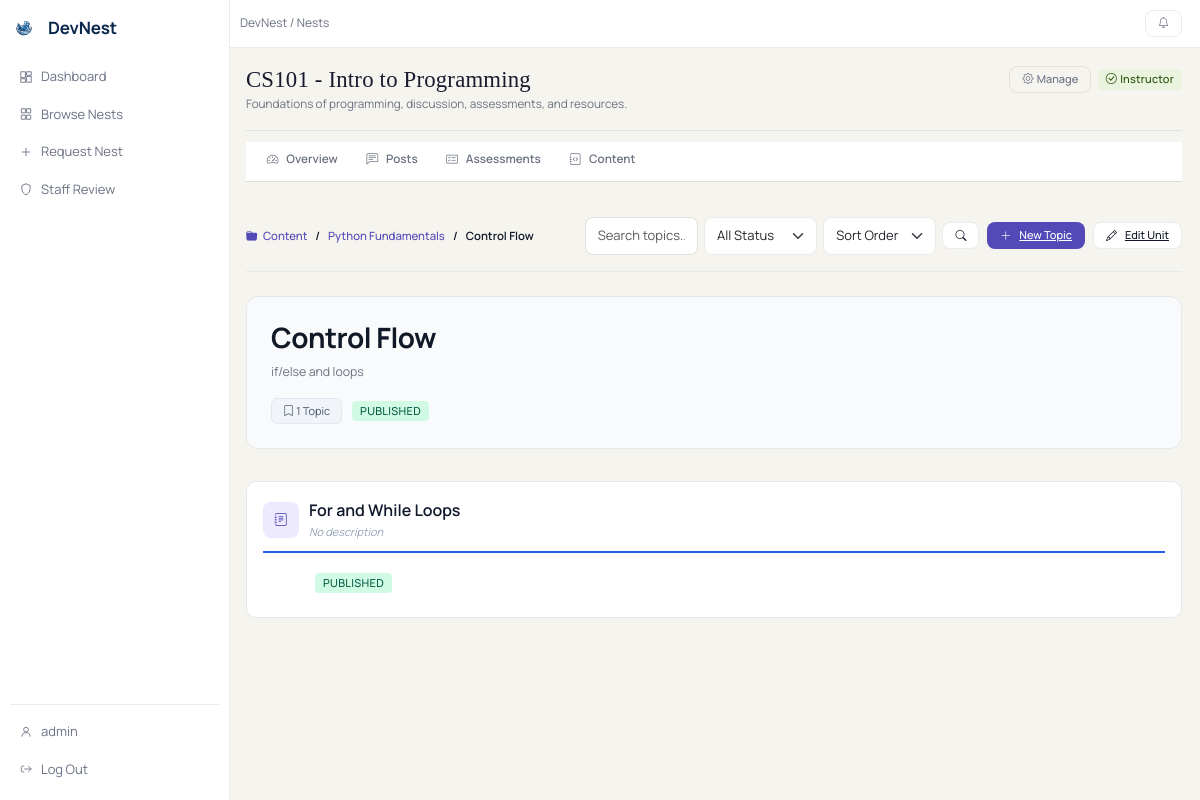
Page /content/unit/1/ (signed in) on the committed database.
### nests/models.py (models this page shows, shortened)
class Nest(models.Model):
    class Status(models.TextChoices):
        PENDING  = 'pending',  'Pending'
        APPROVED = 'approved', 'Approved'
        REJECTED = 'rejected', 'Rejected'
    name        = models.CharField(max_length=255)
    description = models.TextField()
    creator     = models.ForeignKey(settings.AUTH_USER_MODEL, on_delete=models.CASCADE)
    members     = models.ManyToManyField(
        settings.AUTH_USER_MODEL,
        through='NestMembership',
        related_name='nests',
    )
    status      = models.CharField(
        max_length=20,
        choices=Status.choices,
        default=Status.PENDING,
    )
    created_at  = models.DateTimeField(auto_now_add=True)
    def membership_for(self, user):
        if not getattr(user, 'is_authenticated', False):
            return None
        return self.memberships.filter(user=user, status=NestMembership.Status.ACTIVE).first()
    def is_nest_staff(self, user):
        m = self.membership_for(user)
        return m is not None and m.role in (NestMembership.Role.INSTRUCTOR, NestMembership.Role.ASSISTANT)
    def is_member(self, user):
        return self.membership_for(user) is not None

class NestMembership(models.Model):
    class Role(models.TextChoices):
        INSTRUCTOR = 'instructor', 'Instructor'
        ASSISTANT  = 'assistant',  'Assistant'
        MEMBER     = 'member',     'Member'
    class Status(models.TextChoices):
        PENDING  = 'pending',  'Pending'
        ACTIVE   = 'active',   'Active'
        REJECTED = 'rejected', 'Rejected'
    nest      = models.ForeignKey(Nest, on_delete=models.CASCADE, related_name='memberships')
    user      = models.ForeignKey(settings.AUTH_USER_MODEL, on_delete=models.CASCADE, related_name='nest_memberships')
    role      = models.CharField(max_length=20, choices=Role.choices, default=Role.MEMBER)
    status    = models.CharField(max_length=20, choices=Status.choices, default=Status.PENDING)
    joined_at = models.DateTimeField(auto_now_add=True)
    class Meta:
        constraints = [
            models.UniqueConstraint(fields=['nest', 'user'], name='unique_nest_membership')
        ]
        ordering = ['nest', 'joined_at']

### content/models.py (models this page shows, shortened)
class Unit(models.Model):
    title = models.ForeignKey(Title, on_delete=models.CASCADE)
    name = models.CharField(max_length=255)
    description = models.TextField(blank=True)
    sort_order = models.IntegerField(default=0)
    is_published = models.BooleanField(default=False)
    created_at = models.DateTimeField(auto_now_add=True)
    class Meta:
        ordering = ['sort_order']

class Title(models.Model):
    name = models.CharField(max_length=255)
    description = models.TextField(blank=True)
    sort_order = models.IntegerField(default=0)
    is_published = models.BooleanField(default=False)
    created_by = models.ForeignKey(User, on_delete=models.CASCADE)
    nest = models.ForeignKey(Nest, on_delete=models.CASCADE, related_name='titles', null=True, blank=True)
    created_at = models.DateTimeField(auto_now_add=True)
    class Meta:
        ordering = ['sort_order']

class Topic(models.Model):
    class StatusChoices(models.TextChoices):
        DRAFT = 'draft', 'Draft'
        PUBLISHED = 'published', 'Published'
        SCHEDULED = 'scheduled', 'Scheduled'
        ARCHIVED = 'archived', 'Archived'
    unit = models.ForeignKey(Unit, on_delete=models.CASCADE)
    name = models.CharField(max_length=255)
    sort_order = models.IntegerField(default=0)
    status = models.CharField(max_length=20, choices=StatusChoices.choices, default=StatusChoices.DRAFT)
    due_date = models.DateTimeField(null=True, blank=True)
    created_at = models.DateTimeField(auto_now_add=True)
    updated_at = models.DateTimeField(auto_now=True)
    class Meta:
        ordering = ['sort_order']

### content/views.py (the view)
# urls.py: path("unit/<unit_id>/", views.unit_detail_view, name="unit_detail_view"),
def unit_detail_view(request: HttpRequest, unit_id):
    try:
        unit = Unit.objects.get(pk=unit_id)
        topics = Topic.objects.filter(unit=unit)
    except Exception as e:
        print(e)
        raise Http404
    permission_response = _enforce_view_permission(request, unit.title.nest)
    if permission_response:
        return permission_response
    search_query = request.GET.get("search", "").strip()
    if search_query:
        topics = topics.filter(name__icontains=search_query)
    status_filter = request.GET.get("status", "").strip()
    if status_filter:
        topics = topics.filter(status=status_filter)
    sort_by = request.GET.get("sort", "sort_order")
    if sort_by == "newest":
        topics = topics.order_by("-created_at")
    elif sort_by == "oldest":
        topics = topics.order_by("created_at")
    elif sort_by == "name":
        topics = topics.order_by("name")
    else:
        topics = topics.order_by("sort_order")
    nest = unit.title.nest
    membership = None
    pending_membership = None
    can_manage = False
    if nest and request.user.is_authenticated:
        membership = nest.membership_for(request.user)
        pending_membership = nest.memberships.filter(
            user=request.user, status="pending"
        ).first()
        can_manage = nest.is_nest_staff(request.user) or nest.is_site_staff(request.user)
    return render(request, "content/unit_detail.html", {
        "unit": unit,
        "topics": topics,
        "nest": nest,
        "membership": membership,
        "pending_membership": pending_membership,
        "can_manage": can_manage,
        "search_query": search_query,
        "status_filter": status_filter,
        "sort_by": sort_by,
    })

### content/templates/content/unit_detail.html (shortened to what this page needs)
{% extends "nests/nest_detail_base.html" %}
{% load static %}
{% block extra_css %}<link rel="stylesheet" href="{% static 'content/css/style.css' %}"><link rel="stylesheet" href="{% static 'css/design-system.css' %}">{% endblock %}
{% block feature_content %}
<div class="c-topbar">
    <div class="c-topbar__breadcrumb">
        <a href="{% url 'content:all_titles_view' %}{% if nest %}?nest_id={{ nest.id }}{% endif %}">
            <i class="bi bi-folder-fill me-1"></i> Content
        </a>
        <span>/</span>
        <a href="{% url 'content:title_detail_view' title_id=unit.title.id %}">{{ unit.title.name }}</a>
        <span>/</span>
        <span>{{ unit.name }}</span>
    </div>
    <div class="c-topbar__actions">
        <form method="GET" action="." class="d-flex gap-2" style="align-items:center;">
            <input type="text" name="search" class="form-control" placeholder="Search topics..." value="{{ search_query }}" style="font-size:12px; max-width:150px;">
            <select name="status" class="form-select" style="font-size:12px; max-width:120px;">
                <option value="">All Status</option>
            </select>
            <select name="sort" class="form-select" style="font-size:12px; max-width:120px;">
                <option value="sort_order" {% if sort_by == 'sort_order' %}selected{% endif %}>Sort Order</option>
            </select>
            <button type="submit" class="c-btn c-btn--sm" style="font-size:12px;"><i class="bi bi-search"></i></button>
        </form>
        {% if can_manage %}
        <a href="{% url 'content:create_topic_view' unit_id=unit.id %}" class="c-btn c-btn--primary">
            <i class="bi bi-plus-lg"></i> New Topic
        </a>
        <a href="{% url 'content:update_unit_view' unit_id=unit.id %}" class="c-btn">
            <i class="bi bi-pencil"></i> Edit Unit
        </a>
        {% endif %}
    </div>
</div>
<div class="c-content">
    <div class="course-header">
        <h1 class="course-header__title">{{ unit.name }}</h1>
        {% if unit.description %}<p class="course-header__desc">{{ unit.description }}</p>{% endif %}
        <div class="course-header__meta">
            <div class="meta-chip">
                <i class="bi bi-bookmark"></i> {{ topics|length }} Topic{{ topics|length|pluralize }}
            </div>
            {% if unit.is_published %}
                <span class="c-badge c-badge--published">Published</span>
            {% else %}
                <span class="c-badge c-badge--draft">Draft</span>
            {% endif %}
        </div>
    </div>
    {% if topics %}
        <div style="display:flex; flex-direction:column; gap:8px;">
        {% for topic in topics %}
        <div class="title-block">
            <div class="title-block__header">
                <div class="title-block__left">
                    <div class="title-block__icon">
                        <i class="bi bi-journal-text"></i>
                    </div>
                    <div>
                        <div class="title-block__name">{{ topic.name }}</div>
                        <div class="title-block__count">
                            {% if topic.description %}{{ topic.description|truncatechars:60 }}{% else %}<em>No description</em>{% endif %}
                        </div>
                    </div>
                </div>
            </div>
            <div style="padding:8px 0; display:flex; gap:8px; flex-wrap:wrap; padding-left:52px;">
                {% if topic.status == 'published' %}
                    <span class="c-badge c-badge--published">Published</span>
                {% elif topic.status == 'draft' %}
                    <span class="c-badge c-badge--draft">Draft</span>
                {% else %}
                    <span class="meta-chip">{{ topic.get_status_display }}</span>
                {% endif %}
            </div>
        </div>
        {% endfor %}
        </div>
    {% endif %}
</div>
{% endblock feature_content %}

### nests/templates/nests/nest_detail_base.html (shortened to what this page needs)
{% extends "nests/base.html" %}
{% block content %}
{% if nest %}
<div class="nest-page-head pb-3 mb-0 border-bottom">
    <div>
        <h2 class="nest-page-title">{{ nest.name }}</h2>
        <p class="nest-page-subtitle mb-1">{{ nest.description }}</p>
    </div>
    <div class="d-flex gap-2 flex-wrap align-items-center">
        {% if can_manage %}
            <a href="{% url 'nests:manage_nest' nest_id=nest.pk %}" class="nest-btn-soft">
                <i class="bi bi-gear me-1"></i> Manage
            </a>
        {% endif %}
        {% if membership %}
            <span class="nest-chip nest-chip-approved align-self-center">
                <i class="bi bi-check-circle me-1"></i> {{ membership.get_role_display }}
            </span>
        {% elif pending_membership %}
            <span class="nest-chip nest-chip-pending align-self-center">
                <i class="bi bi-hourglass-split me-1"></i> Request Pending
            </span>
        {% elif nest.creator == request.user or can_manage %}
            <span class="nest-chip nest-chip-approved align-self-center">
                <i class="bi bi-shield-check me-1"></i> Instructor
            </span>
        {% endif %}
    </div>
</div>
<div class="nest-subnav-wrap">
    <nav class="nest-subnav" aria-label="Nest feature navigation">
        <a href="{% url 'nests:nest_detail' nest_id=nest.pk %}"
           class="nest-subnav-link {% block tab_overview %}{% endblock %}">
            <i class="bi bi-speedometer2 me-1"></i> Overview
        </a>
        <a href="{% url 'nests:nest_posts' nest_id=nest.pk %}"
           class="nest-subnav-link {% block tab_posts %}{% endblock %}">
            <i class="bi bi-chat-left-text me-1"></i> Posts
        </a>
        <a href="{% url 'assessments:assessment_page_view' nest_id=nest.pk %}"
           class="nest-subnav-link {% block tab_assessments %}{% endblock %}">
            <i class="bi bi-card-checklist me-1"></i> Assessments
        </a>
        <a href="{% url 'content:all_titles_view' %}?nest_id={{ nest.pk }}"
           class="nest-subnav-link {% block tab_content %}{% endblock %}">
            <i class="bi bi-journal-code me-1"></i> Content
        </a>
    </nav>
</div>
{% endif %}
{% block feature_content %}{% endblock %}
{% endblock %}

### nests/templates/nests/base.html (shortened to what this page needs)
{% load static %}
<!doctype html>
<html lang="en">
<head>
	<link href="https://cdn.jsdelivr.net/npm/bootstrap@5.3.3/dist/css/bootstrap.min.css" rel="stylesheet">
	<link href="https://cdn.jsdelivr.net/npm/bootstrap-icons@1.11.3/font/bootstrap-icons.css" rel="stylesheet">
	<link rel="stylesheet" href="{% static 'css/nests.css' %}">
	<link rel="stylesheet" href="{% static 'css/design-system.css' %}">
	{% block extra_css %}{% endblock %}
</head>
<body class="nest-shell">
	<div class="nest-layout">
		<aside class="nest-sidebar">
			<a class="nest-sidebar__brand" href="/">
				<img src="{% static 'images/logo.svg' %}" alt="DevNest" width="28" height="28" style="border-radius:6px;">
				<span class="nest-sidebar__name">DevNest</span>
			</a>
			<nav class="nest-sidebar__nav" aria-label="Primary">
				<a class="nest-sidebar__link {% if request.path == '/nests/' %}is-active{% endif %}" href="{% url 'nests:nest_dashboard' %}">
					<svg viewBox="0 0 24 24" fill="none" aria-hidden="true"><path d="M3 13h8V3H3v10Zm0 8h8v-6H3v6Zm10 0h8V11h-8v10Zm0-18v6h8V3h-8Z" stroke="currentColor"/></svg>
					<span>Dashboard</span>
				</a>
				<a class="nest-sidebar__link {% if '/nests/browse/' in request.path %}is-active{% endif %}" href="{% url 'nests:nest_list_view' %}">
					<svg viewBox="0 0 24 24" fill="none" aria-hidden="true"><path d="M11 3H4v7h7V3Zm9 0h-7v7h7V3ZM11 14H4v7h7v-7Zm9 0h-7v7h7v-7Z" stroke="currentColor"/></svg>
					<span>Browse Nests</span>
				</a>
				<a class="nest-sidebar__link {% if '/nests/request/' in request.path %}is-active{% endif %}" href="{% url 'nests:request_nest_view' %}">
					<svg viewBox="0 0 24 24" fill="none" aria-hidden="true"><path d="M12 5v14M5 12h14" stroke="currentColor"/></svg>
					<span>Request Nest</span>
				</a>
				{% if request.user.is_staff or request.user.is_superuser %}
					<a class="nest-sidebar__link {% if '/nests/staff/review/' in request.path %}is-active{% endif %}" href="{% url 'nests:staff_nest_review' %}">
						<svg viewBox="0 0 24 24" fill="none" aria-hidden="true"><path d="m12 3 7 3v6c0 5-3.5 8.7-7 10-3.5-1.3-7-5-7-10V6l7-3Z" stroke="currentColor"/></svg>
						<span>Staff Review</span>
					</a>
				{% endif %}
			</nav>
			{% if request.user.is_authenticated %}
			<div class="nest-sidebar__footer">
				<a class="nest-sidebar__link {% if '/accounts/profile/' in request.path %}is-active{% endif %}" href="{% url 'accounts:user_profile_view' request.user.username %}">
					<svg viewBox="0 0 24 24" fill="none" aria-hidden="true"><path d="M12 12a4 4 0 1 0 0-8 4 4 0 0 0 0 8Zm-7 8a7 7 0 0 1 14 0" stroke="currentColor"/></svg>
					<span>{{ request.user.username }}</span>
				</a>
				<a class="nest-sidebar__link" href="{% url 'accounts:log_out' %}?next={{request.path}}">
					<svg viewBox="0 0 24 24" fill="none" aria-hidden="true"><path d="M9 7H6a2 2 0 0 0-2 2v6a2 2 0 0 0 2 2h3M16 17l5-5-5-5M21 12H9" stroke="currentColor"/></svg>
					<span>Log Out</span>
				</a>
			</div>
			{% endif %}
		</aside>
		<div class="nest-main-wrap">
			<header class="nest-topbar-v2">
				<div class="nest-topbar-v2__crumb">{% block topbar_crumb %}DevNest / Nests{% endblock %}</div>
				<div class="d-flex align-items-center gap-2">
					{% if request.user.is_authenticated %}
						<div class="dropdown">
							<button class="btn btn-sm btn-light position-relative" type="button" id="nestNotifDropdown" data-bs-toggle="dropdown" aria-expanded="false" title="Notifications">
								<i class="bi bi-bell"></i>
							</button>
						</div>
					{% else %}
						<a class="btn btn-sm btn-light" href="{% url 'accounts:sign_in' %}?next={{request.path}}">Sign in</a>
					{% endif %}
				</div>
			</header>
			<main class="nest-content">
				{% block content %}{% endblock %}
			</main>
		</div>
	</div>
</body>
</html>

### rows in the picture
Nest: name "CS101 - Intro to Programming", description "Foundations of programming, discussion, assessments, and resources."
NestMembership: role "Instructor"
Unit: title.name "Python Fundamentals", name "Control Flow", description "if/else and loops"
Topic: name "For and While Loops", status "PUBLISHED"

### other values in the picture
{{ request.user.username }} "admin"
{{ topics|length }} "1"
